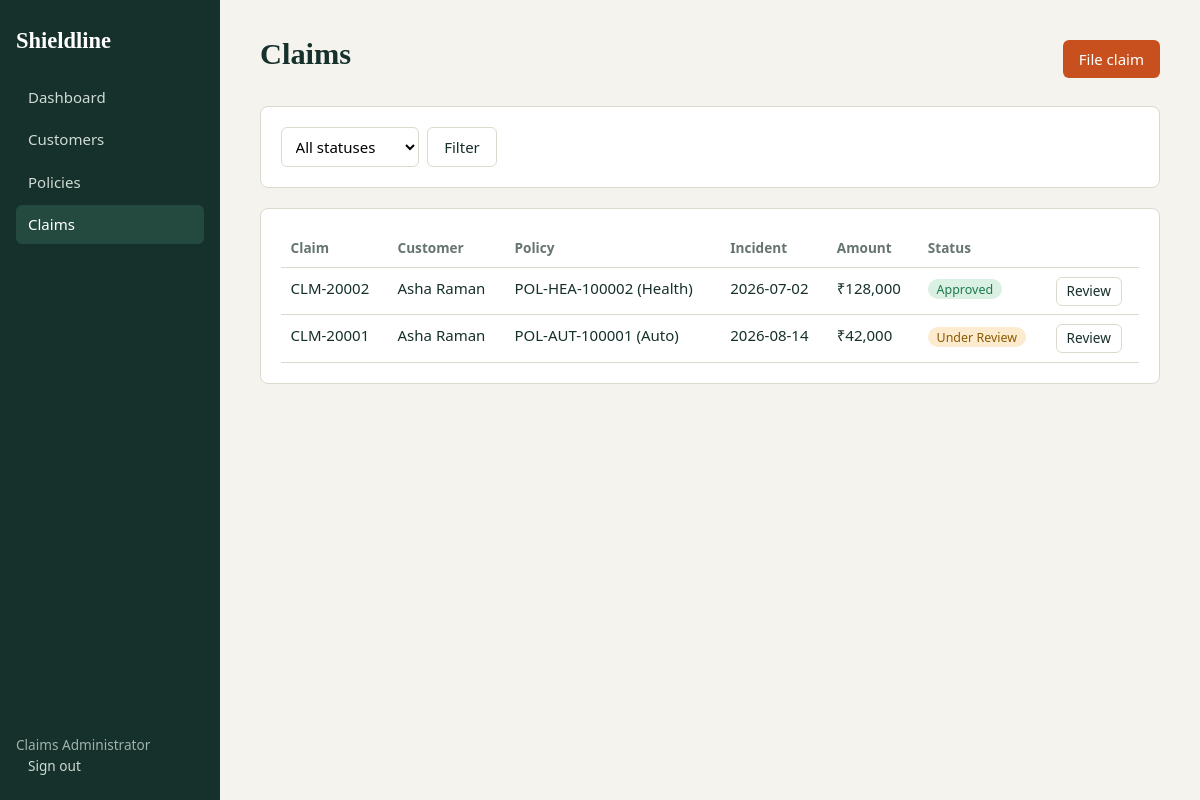
The page /claims (signed in) on the database its author committed.
### tables this page shows
CREATE TABLE claims(id INTEGER PRIMARY KEY, claim_no TEXT UNIQUE, policy_id INTEGER NOT NULL REFERENCES policies(id),
  incident_date TEXT, description TEXT, amount REAL, status TEXT DEFAULT 'Submitted', adjuster_notes TEXT, filed_on TEXT);

CREATE TABLE customers(id INTEGER PRIMARY KEY, name TEXT NOT NULL, email TEXT, phone TEXT, dob TEXT, address TEXT, city TEXT);

CREATE TABLE policies(id INTEGER PRIMARY KEY, policy_no TEXT UNIQUE, customer_id INTEGER NOT NULL REFERENCES customers(id),
  line TEXT, coverage REAL, premium REAL, start_date TEXT, end_date TEXT, status TEXT DEFAULT 'Active', notes TEXT);

### app.py (the view)
@app.route("/claims")
@login_required
def claims():
    status = request.args.get("status", "")
    sql = """SELECT c.*, p.policy_no, p.line, cu.name FROM claims c JOIN policies p ON p.id=c.policy_id
             JOIN customers cu ON cu.id=p.customer_id"""
    rows = q(sql + (" WHERE c.status=?" if status else "") + " ORDER BY c.id DESC", (status,) if status else ())
    return render_template("claims.html", rows=rows, status=status)

### app.py (called while the page is built)
def db():
    if "db" not in g:
        g.db = sqlite3.connect(DB)
        g.db.row_factory = sqlite3.Row
        g.db.execute("PRAGMA foreign_keys=ON")
    return g.db

def q(sql, args=(), one=False):
    cur = db().execute(sql, args)
    rows = cur.fetchall()
    db().commit()
    return (rows[0] if rows else None) if one else rows

def login_required(f):
    @wraps(f)
    def w(*a, **k):
        if "user" not in session:
            return redirect(url_for("login", next=request.path))
        return f(*a, **k)
    return w

@app.template_filter("money")
def money(v):
    return "₹{:,.0f}".format(v or 0)

@app.context_processor
def ctx():
    return dict(LINES=LINES, POLICY_STATUS=POLICY_STATUS, CLAIM_STATUS=CLAIM_STATUS)

### templates/claims.html
{% extends "base.html" %}{% block title %}Claims{% endblock %}{% block body %}
<div class="bar"><h1>Claims</h1><a class="btn" href="{{ url_for('claim_add') }}">File claim</a></div>
<form class="filters card"><select name="status"><option value="">All statuses</option>{% for s in CLAIM_STATUS %}<option {{ 'selected' if s==status }}>{{ s }}</option>{% endfor %}</select><button class="btn alt">Filter</button></form>
<div class="card"><table><tr><th>Claim</th><th>Customer</th><th>Policy</th><th>Incident</th><th>Amount</th><th>Status</th><th></th></tr>
{% for c in rows %}<tr><td>{{ c.claim_no }}</td><td>{{ c.name }}</td><td>{{ c.policy_no }} ({{ c.line }})</td><td>{{ c.incident_date }}</td><td>{{ c.amount|money }}</td>
<td><span class="tag {{ c.status.split()[0] }}">{{ c.status }}</span></td><td><a class="btn alt sm" href="{{ url_for('claim_edit', cid=c.id) }}">Review</a></td></tr>
{% else %}<tr><td colspan="7">No claims match this filter.</td></tr>{% endfor %}</table></div>{% endblock %}

### static/style.css (style rules this page uses)
:root { --ink:#16302b;--paper:#f4f3ee;--card:#fff;--line:#dcdacf;--accent:#c8501e;--muted:#667570;--ok:#1d7a4d;--bad:#b3261e }
* { box-sizing:border-box }
body { margin:0;font:15px/1.5 "Segoe UI",system-ui,sans-serif;color:var(--ink);background:var(--paper) }
h1,h2,h3 { font-family:Georgia,"Times New Roman",serif;margin:0 0 .5rem }
h1 { font-size:1.9rem }
a { color:var(--accent) }
.bar { display:flex;justify-content:space-between;align-items:center;gap:1rem;margin-bottom:1.25rem;flex-wrap:wrap }
.card { background:var(--card);border:1px solid var(--line);border-radius:8px;padding:1.25rem;margin-bottom:1.25rem }
table { width:100%;border-collapse:collapse }
th,td { text-align:left;padding:.55rem .6rem;border-bottom:1px solid var(--line);vertical-align:top }
th { color:var(--muted);font-weight:600;font-size:.85rem }
.btn { display:inline-block;background:var(--accent);color:#fff;border:0;padding:.5rem 1rem;border-radius:6px;cursor:pointer;text-decoration:none;font:inherit }
.btn.alt { background:transparent;color:var(--ink);border:1px solid var(--line) }
.btn.sm { padding:.2rem .6rem;font-size:.85rem }
input,select,textarea { width:100%;padding:.5rem .6rem;border:1px solid var(--line);border-radius:6px;font:inherit;background:#fff }
.tag { padding:.1rem .55rem;border-radius:99px;font-size:.78rem;background:#e7ebe8 }
.Active,.Approved,.Paid { background:#d9f0e3;color:var(--ok) }
.Submitted,.Under { background:#fdebd0;color:#8a5a00 }
.filters { display:flex;gap:.5rem;flex-wrap:wrap }
.filters input,.filters select { width:auto }

### rows shown on the page
claims: claim_no "CLM-20002", name "Asha Raman", policy_no "POL-HEA-100002", line "Health", incident_date "2026-07-02", amount "₹128,000", status "Approved"
claims: claim_no "CLM-20001", name "Asha Raman", policy_no "POL-AUT-100001", line "Auto", incident_date "2026-08-14", amount "₹42,000", status "Under Review"

### other values the page prints
{{ session.user }} "Claims Administrator"
